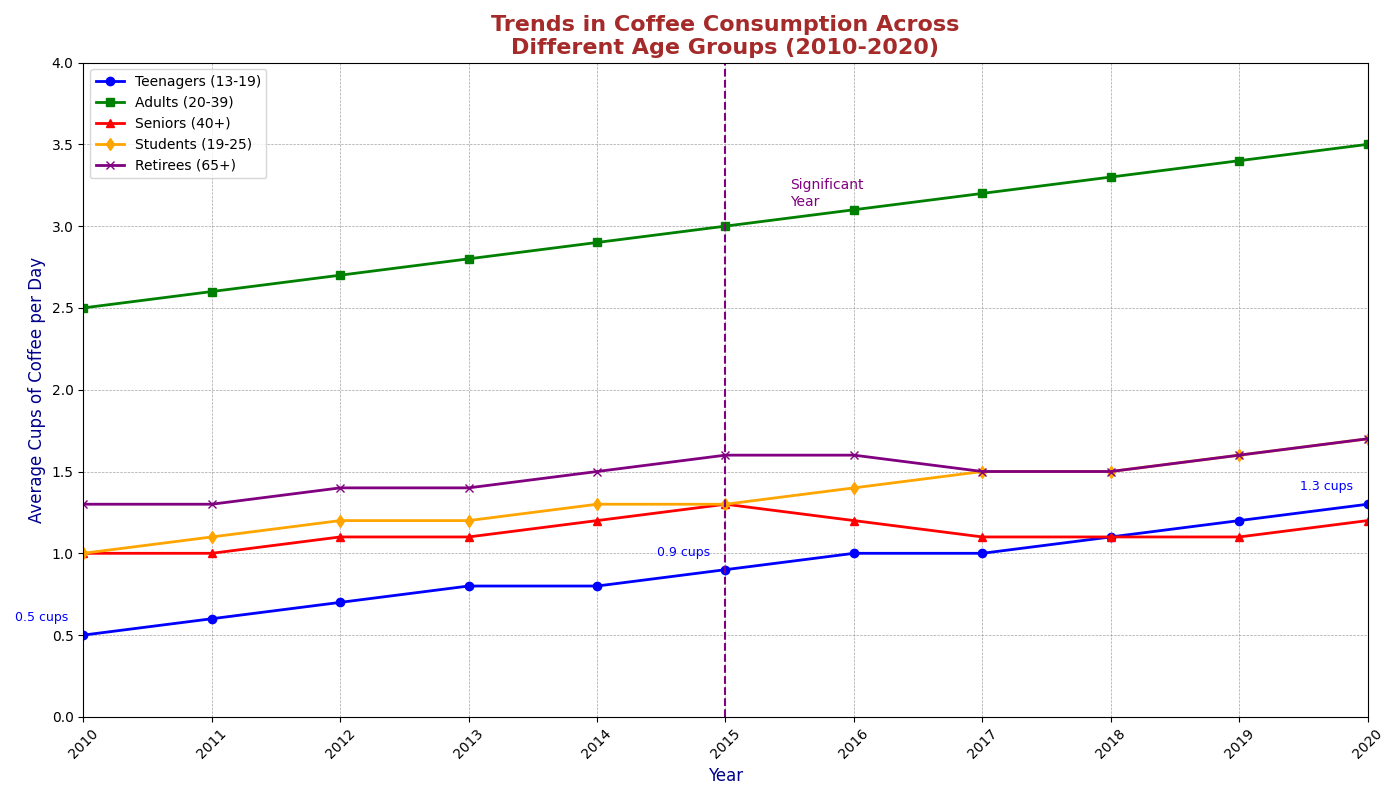

Reproduce this figure in Python.
import numpy as np
import matplotlib.pyplot as plt

years = np.arange(2010, 2021)

# Coffee consumption data
teenagers_consumption = np.array([0.5, 0.6, 0.7, 0.8, 0.8, 0.9, 1.0, 1.0, 1.1, 1.2, 1.3])
adults_consumption = np.array([2.5, 2.6, 2.7, 2.8, 2.9, 3.0, 3.1, 3.2, 3.3, 3.4, 3.5])
seniors_consumption = np.array([1.0, 1.0, 1.1, 1.1, 1.2, 1.3, 1.2, 1.1, 1.1, 1.1, 1.2])

# Additional data series
students_consumption = np.array([1.0, 1.1, 1.2, 1.2, 1.3, 1.3, 1.4, 1.5, 1.5, 1.6, 1.7])
retirees_consumption = np.array([1.3, 1.3, 1.4, 1.4, 1.5, 1.6, 1.6, 1.5, 1.5, 1.6, 1.7])

plt.figure(figsize=(14, 8))

plt.plot(years, teenagers_consumption, color='blue', marker='o', linestyle='-', linewidth=2, label='Teenagers (13-19)')
plt.plot(years, adults_consumption, color='green', marker='s', linestyle='-', linewidth=2, label='Adults (20-39)')
plt.plot(years, seniors_consumption, color='red', marker='^', linestyle='-', linewidth=2, label='Seniors (40+)')

plt.plot(years, students_consumption, color='orange', marker='d', linestyle='-', linewidth=2, label='Students (19-25)')
plt.plot(years, retirees_consumption, color='purple', marker='x', linestyle='-', linewidth=2, label='Retirees (65+)')

plt.title('Trends in Coffee Consumption Across\nDifferent Age Groups (2010-2020)', fontsize=16, fontweight='bold', color='brown')
plt.xlabel('Year', fontsize=12, color='darkblue')
plt.ylabel('Average Cups of Coffee per Day', fontsize=12, color='darkblue')

plt.xticks(years, rotation=45)

plt.grid(True, color='gray', linestyle='--', linewidth=0.5, alpha=0.7)
plt.axvline(x=2015, linestyle='--', color='purple', linewidth=1.5)
plt.text(2015.5, 3.2, 'Significant\nYear', verticalalignment='center', horizontalalignment='left', color='purple', fontsize=10)

for year, cups in zip(years, teenagers_consumption):
    if year in [2010, 2015, 2020]:
        plt.annotate(f'{cups} cups', xy=(year, cups), textcoords='offset points', xytext=(-30, 10), ha='center', fontsize=9, color='blue')

plt.xlim(2010, 2020)
plt.ylim(0, 4)

plt.legend(loc='upper left', fontsize=10)
plt.tight_layout()
plt.show()
